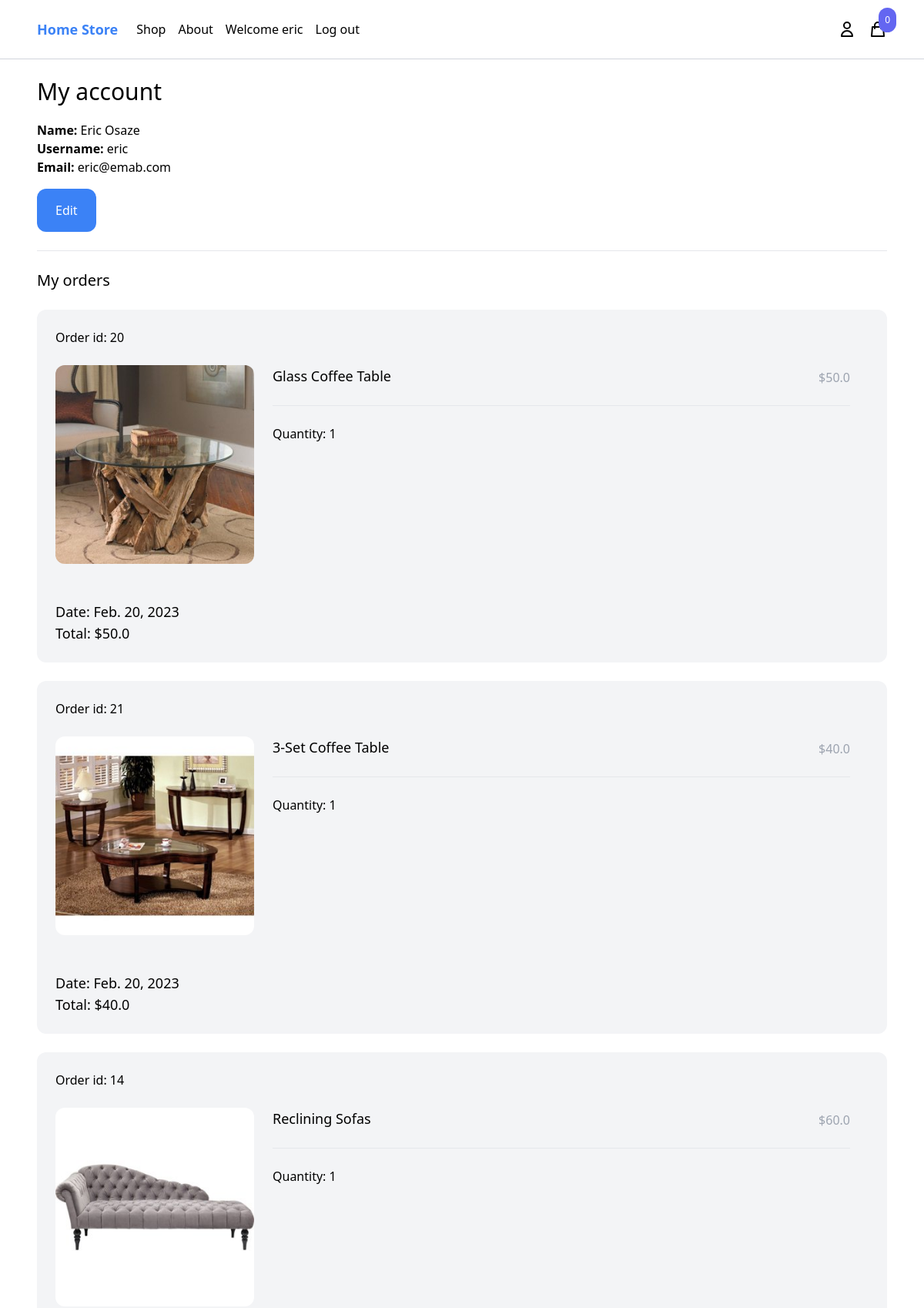
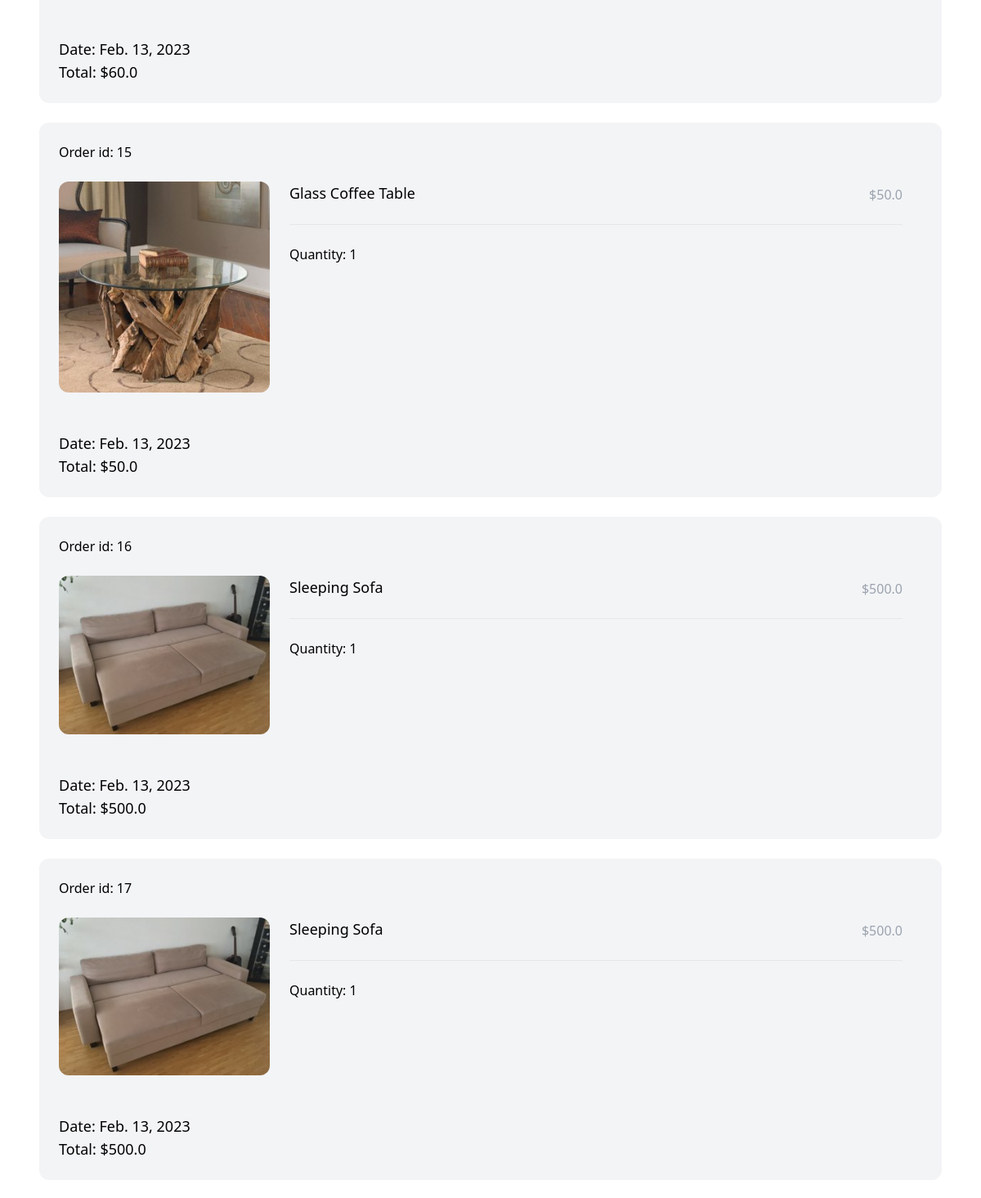
Page /myaccount/ (signed in, upper part) on the committed database (2 pictures, top to bottom).
### order/models.py (models this page shows)
class Order(models.Model):
    ORDERED = 'ordered'
    SHIPPED = 'shipped'
    STATUS_CHOICES = {
        (ORDERED, 'Ordered'),
        (SHIPPED, 'Shipped')
    }
    user = models.ForeignKey(User, related_name='orders', blank=True, null=True, on_delete=models.CASCADE)
    first_name = models.CharField(max_length=255)
    last_name = models.CharField(max_length=255)
    email = models.CharField(max_length=255)
    address = models.CharField(max_length=255)
    zipcode = models.CharField(max_length=255)
    place = models.CharField(max_length=255)
    phone = models.CharField(max_length=255)
    created_at = models.DateField(auto_now_add=True)
    paid = models.BooleanField(default=False)
    paid_amount = models.IntegerField(blank=True, null=True)
    status = models.CharField(max_length=20, choices=STATUS_CHOICES, default=ORDERED)
    class Meta:
        ordering = ('-created_at',)
    def get_total_price(self):
        if self.paid_amount:
            return self.paid_amount / 100
        return 0

class OrderItem(models.Model):
    order = models.ForeignKey(Order, related_name='items', on_delete=models.CASCADE)
    product = models.ForeignKey(Product, related_name='items', on_delete=models.CASCADE)
    price = models.IntegerField()
    quantity = models.IntegerField(default=1)
    def get_total_price(self):
        return self.price / 100

### product/models.py (models this page shows, shortened)
class Product(models.Model):
    category = models.ForeignKey(Category, related_name='products', on_delete=models.CASCADE)
    name = models.CharField(max_length=255)
    slug = models.SlugField()
    description = models.TextField(blank=True, null=True)
    price = models.IntegerField()
    created_at = models.DateTimeField(auto_now_add=True)
    image = models.ImageField(upload_to='uploads/', blank=True, null=True)
    thumbnail = models.ImageField(upload_to='uploads/', blank=True, null=True)
    class Meta:
        ordering = ('-created_at',)
        verbose_name_plural = 'products'
    def get_thumbnail(self):
        if self.thumbnail:
            return self.thumbnail.url

### core/views.py (the view)
# urls.py: path('myaccount/', myaccount, name='myaccount'),
@login_required
def myaccount(request):
    return render(request, 'core/myaccount.html')

### cart/cart.py (called while the page is built)
    def __len__(self):
        return sum(item['quantity'] for item in self.cart.values())

### cart/context_processors.py (called while the page is built)
def cart(request):
    return {'cart': Cart(request)}

### core/templates/core/myaccount.html (shortened to what this page needs)
{% extends 'core/base.html' %}
{% block content %}
<div class="max-w-6xl mx-auto p-6">
    <h1 class="mb-5 text-3xl">My account</h1>
    <div class="mb-6">
        <strong>Name: </strong>{{ request.user.get_full_name }}<br>
        <strong>Username: </strong>{{ request.user.username }}<br>
        <strong>Email: </strong>{{ request.user.email }}<br>
        <a href="{% url 'myaccount_edit' %}" class="inline-block mt-4 py-4 px-6 rounded-xl text-white bg-blue-500">Edit</a>
    </div>
    <hr>
    <h2 class="my-6 text-xl">My orders</h2>
    {% for order in request.user.orders.all %}
        <div class="w-full mb-6 p-6 flex flex-wrap bg-gray-100 rounded-xl">
            <div class="mb-6 flex justify-between">
                <a href="#">Order id: {{ order.id }}</a>
            </div>
            <div class="mb-6 w-full">
                {% for item in order.items.all %}
                    <div class="product mb-6 flex pr-6">
                        <a href="#" class="w-1/4">
                            <img class="hover:shadow-lg rounded-xl" src="{{ item.product.get_thumbnail }}">
                        </a>
                        <div class="w-3/4 pl-6">
                            <div class="flex justify-between">
                                <a href="#" class="text-lg">{{ item.product.name }}</a>
                                <p class="mb-6 pt-1 text-gray-400">${{ item.get_total_price }}</p>
                            </div>
                            <hr>
                            <div class="mt-6">
                                Quantity: {{ item.quantity }}
                            </div>
                        </div>
                    </div>
                {% endfor %}
            </div>
            <div>
                <p class="text-lg">Date: {{ order.created_at }}</p>
                <p class="text-lg">Total: ${{ order.get_total_price }}</p>
            </div>
        </div>
    {% endfor %}
</div>
{% endblock %}

### core/templates/core/base.html (shortened to what this page needs)
<!DOCTYPE html>
<html lang="en">
<head>
    <script src="https://cdn.tailwindcss.com"></script>
</head>
<body>
    <nav class="border-b border-gray-300">
        <div class="max-w-6xl mx-auto py-2 px-6 xl:px-0 flex items-center justify-between">
            <div class="menu-left flex items-center space-x-6">
                <a href="{% url 'frontpage' %}" class="py-4 text-lg text-blue-500 font-semibold">Home Store</a>
                <ul class="flex items-center space-x-4">
                    <li><a href="{% url 'shop' %}">Shop</a></li>
                    <li><a href="#">About</a></li>
                    {% if request.user.is_authenticated %}
                    <li>Welcome {{ request.user.username }}</li>
                    <li><a href="{% url 'logout' %}">Log out</a>
                    {% endif %}
                </ul>
            </div>
            <div class="menu-right flex items-center space-x-4">
                <a href="{% url 'myaccount' %}">
                    <svg class="w-6 h-6" fill="none" stroke="currentColor" viewBox="0 0 24 24" xmlns="http://www.w3.org/2000/svg">
                        <path stroke-linecap="round" stroke-linejoin="round" stroke-width="2" d="M16 7a4 4 0 11-8 0 4 4 0 018 0zM12 14a7 7 0 00-7 7h14a7 7 0 00-7-7z"></path>
                    </svg>
                </a>
                <div
                    hx-get="{% url 'hx_menu_cart' %}"
                    hx-trigger="update-menu-cart from:body"
                    hx-swap="innerHTML"
                >
                    {% include 'cart/partials/menu_cart.html' %}
                </div>
            </div>
        </div>
    </nav>
    <main>
        {% block content %}
        {% endblock %}
    </main>
</body>
</html>

### rows in the picture
Order: id "20", created_at "Feb. 20, 2023", get_total_price "50.0"
OrderItem: product.get_thumbnail (picture), product.name "Glass Coffee Table", get_total_price "50.0", quantity "1"
Order: id "21", created_at "Feb. 20, 2023", get_total_price "40.0"
OrderItem: product.get_thumbnail (picture), product.name "3-Set Coffee Table", get_total_price "40.0", quantity "1"
Order: id "14", created_at "Feb. 13, 2023", get_total_price "60.0"
OrderItem: product.get_thumbnail (picture), product.name "Reclining Sofas", get_total_price "60.0", quantity "1"
Order: id "15", created_at "Feb. 13, 2023", get_total_price "50.0"
OrderItem: product.get_thumbnail (picture), product.name "Glass Coffee Table", get_total_price "50.0", quantity "1"
Order: id "16", created_at "Feb. 13, 2023", get_total_price "500.0"
OrderItem: product.get_thumbnail (picture), product.name "Sleeping Sofa", get_total_price "500.0", quantity "1"
Order: id "17", created_at "Feb. 13, 2023", get_total_price "500.0"
OrderItem: product.get_thumbnail (picture), product.name "Sleeping Sofa", get_total_price "500.0", quantity "1"

### other values in the picture
{{ request.user.username }} "eric"
{{ cart|length }} "0"
{{ request.user.get_full_name }} "Eric Osaze"
{{ request.user.email }} "eric@emab.com"
